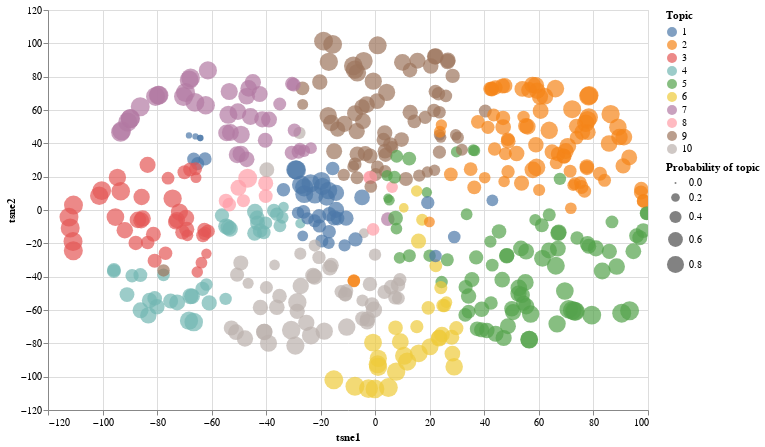

The notebook cell saved with this chart:
### Code cell
import altair as alt

relatos = relatos.assign(tsne1 = relatos_embedded[:,0], tsne2 = relatos_embedded[:,1])
width = 600
height = 400
alt.Chart(relatos.sample(500)).mark_circle(
    opacity = .7,
    size = 30
).encode(
    x = 'tsne1',
    y = 'tsne2', 
    color=alt.Color('main_topic:N', title='Topic'),
    size=alt.Size('main_topic_prob', title='Probability of topic'),
    tooltip = ['relato', 'main_topic', 'main_topic_prob']
).interactive().properties(
    width=width,
    height=height
)

### Figure 1 — Vega-Lite specification as saved in the notebook (floating-point values rounded to 4 significant figures; data arrays with more than 128 entries replaced by an {"elided": "..."} marker saying what was removed)
{"config": {"view": {"continuousWidth": 300, "continuousHeight": 300}}, "data": {"name": "data-e3d403ae40c0cf5c1a8763eca7cbb8f1"}, "mark": {"type": "circle", "opacity": 0.7, "size": 30}, "encoding": {"color": {"field": "main_topic", "title": "Topic", "type": "nominal"}, "size": {"field": "main_topic_prob", "title": "Probability of topic", "type": "quantitative"}, "tooltip": [{"field": "relato", "type": "nominal"}, {"field": "main_topic", "type": "quantitative"}, {"field": "main_topic_prob", "type": "quantitative"}], "x": {"field": "tsne1", "type": "quantitative"}, "y": {"field": "tsne2", "type": "quantitative"}}, "height": 400, "params": [{"name": "param_1", "select": {"type": "interval", "encodings": ["x", "y"]}, "bind": "scales"}], "width": 600, "$schema": "https://vega.github.io/schema/vega-lite/v5.17.0.json", "datasets": {"data-e3d403ae40c0cf5c1a8763eca7cbb8f1": {"elided": "500 records"}}}
